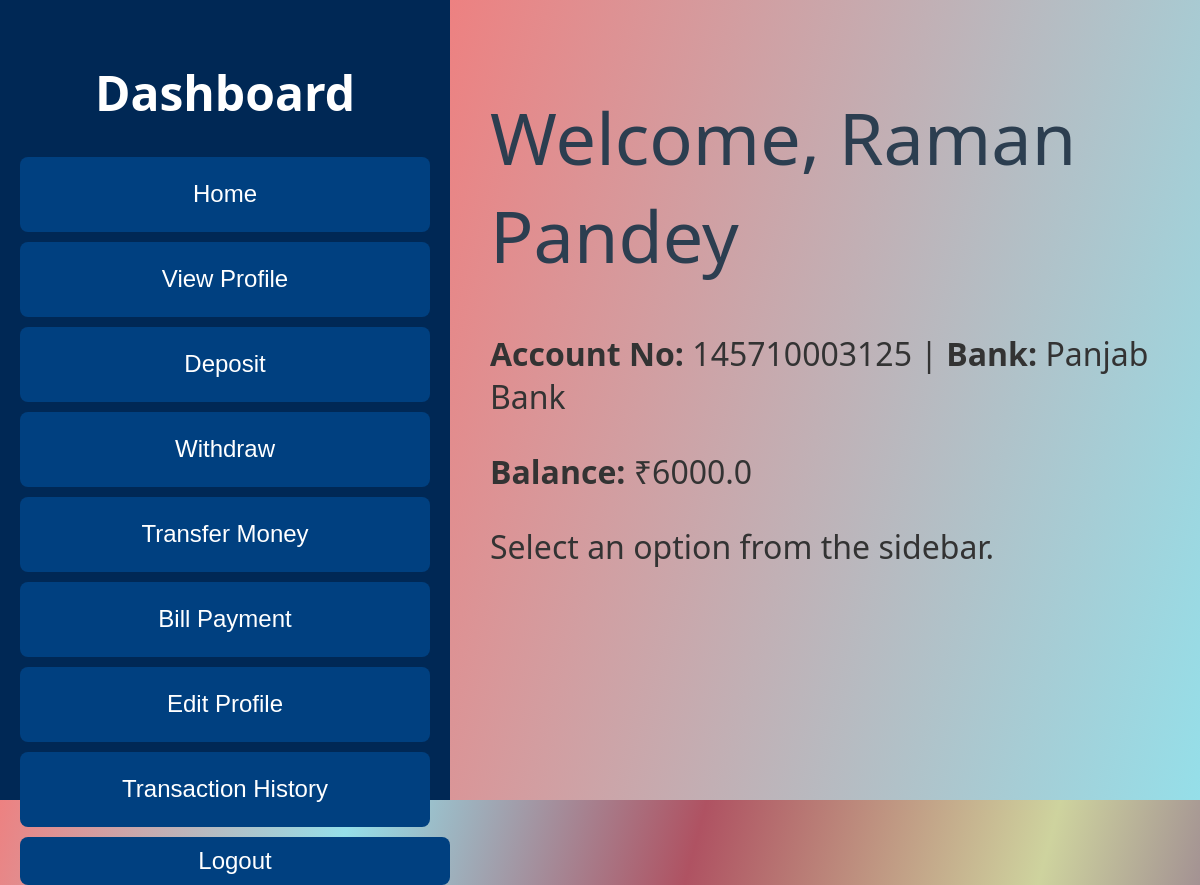
/dashboard (signed in), run on the app's committed database.
### tables this page shows
CREATE TABLE users (
    id INTEGER PRIMARY KEY AUTOINCREMENT,
    name TEXT NOT NULL,
    gender TEXT,
    email TEXT UNIQUE,
    phone TEXT,
    address TEXT,
    bank TEXT,
    account_no TEXT,
    username TEXT UNIQUE NOT NULL,
    password TEXT NOT NULL
);

CREATE TABLE accounts (
    user_id INTEGER,
    balance REAL DEFAULT 0,
    FOREIGN KEY(user_id) REFERENCES users(id)
);

### app.py (the view)
@app.route('/dashboard')
def dashboard():
    if 'user_id' not in session:
        return redirect('/login')
    user_id = session['user_id']
    conn = get_db()
    cursor = conn.cursor()
    cursor.execute("SELECT name, email, phone, address, bank, account_no FROM users WHERE id = ?", (user_id,))
    user = cursor.fetchone()
    conn.close()
    user_data = {
        'name': user[0],
        'email': user[1],
        'phone': user[2],
        'address': user[3],
        'bank': user[4],
        'account_no': user[5]
    }
    balance = get_balance(user_id)
    txns = get_transaction_history(user_id)
    transactions = [
        {'type': t[2], 'amount': t[3], 'details': t[4], 'timestamp': t[5]}
        for t in txns
    ]
    return render_template(
        'dashboard.html',
        balance=balance,
        user=user_data,
        transactions=transactions
    )

### db.py (called while the page is built)
def get_db():
    return sqlite3.connect('banking.db')

### models.py (called while the page is built)
def get_balance(user_id):
    conn = get_db()
    cursor = conn.cursor()
    cursor.execute("SELECT balance FROM accounts WHERE user_id = ?", (user_id,))
    balance = cursor.fetchone()
    conn.close()
    return balance[0] if balance else 0

def get_transaction_history(user_id):
    conn = get_db()
    cursor = conn.cursor()
    cursor.execute("SELECT * FROM transactions WHERE user_id = ? ORDER BY timestamp DESC", (user_id,))
    transactions = cursor.fetchall()
    conn.close()
    return transactions

### templates/dashboard.html (shortened to what this page needs)
<!DOCTYPE html>
<html>
  <head>
    <link rel="stylesheet" href="/static/styles.css" />
  </head>
  <body>
    <div class="dashboard-container">
      <div class="sidebar">
        <h2>Dashboard</h2>
        <button onclick="showPanel('welcomePanel')">Home</button>
        <button onclick="showPanel('profilePanel')">View Profile</button>
        <button onclick="showPanel('depositPanel')">Deposit</button>
        <button onclick="showPanel('withdrawPanel')">Withdraw</button>
        <button onclick="showPanel('transferPanel')">Transfer Money</button>
        <button onclick="showPanel('billPanel')">Bill Payment</button>
        <button onclick="showPanel('editProfilePanel')">Edit Profile</button>
        <button onclick="showPanel('historyPanel')">Transaction History</button>
        <a href="/logout">Logout</a>
      </div>
      <div class="main-content">
        <div id="welcomePanel" class="dashboard-panel" style="display: block">
          <h1>Welcome, {{ user.name }}</h1>
          <p>
            <strong>Account No:</strong> {{ user.account_no }} |
            <strong>Bank:</strong> {{ user.bank }}
          </p>
          <p>
            <strong>Balance:</strong> ₹<span id="balance">{{ balance }}</span>
          </p>
          <p>Select an option from the sidebar.</p>
        </div>
      </div>
    </div>
  </body>
</html>

### static/styles.css (style rules this page uses)
body { font-family: Arial, sans-serif; margin: 0; background: linear-gradient(105deg,#ed8181,#95dfe9,#af5262,#ced39e,#714585); color: #333; display: flex; height: 100vh; }
h1, h2 { color: #2c3e50; }
input, button, select { margin: 10px 0; padding: 10px; font-size: 1rem; width: 100%; box-sizing: border-box; }
button { background: #0056b3; color: white; border: none; border-radius: 5px; cursor: pointer; transition: background-color 0.3s; }
.dashboard-container { display: flex; width: 100%; }
.sidebar { width: 450px; background-color: #002855; padding: 20px; box-sizing: border-box; color: white; }
.sidebar h2 { color: white; margin-bottom: 2rem; font-family: 'Segoe UI', Tahoma, Geneva, Verdana, sans-serif; font-size: 3em; font-weight: 700; text-align: center; }
.sidebar button, .sidebar a { display: block; width: 100%; margin: 10px 0; padding: 10px; background-color: #004080; border: none; border-radius: 8px; color: white; font-size: 1.5rem; text-align: center; text-decoration: none; }
.main-content { flex: 1; padding: 40px; background: linear-gradient(105deg,#ed8181,#95dfe9); }
.dashboard-panel { display: none; }
.dashboard-panel h1,h2 { font-family: 'Segoe UI', Tahoma, Geneva, Verdana, sans-serif; font-size: 4.5em; font-weight: 500; }
.dashboard-panel input,button { width: 700px; border-radius: 8px; height: 75px; font-size: 1.5em; }
.dashboard-panel p,ul { font-family: 'Segoe UI', Tahoma, Geneva, Verdana, sans-serif; font-size: 2em; }
.login-card input,button { width: 600px; border-radius: 8px; height: 75px; font-size: 1.5em; }

### data on the page
users: name "Raman Pandey", account_no "145710003125", bank "Panjab Bank"
accounts: balance "6000.0"
